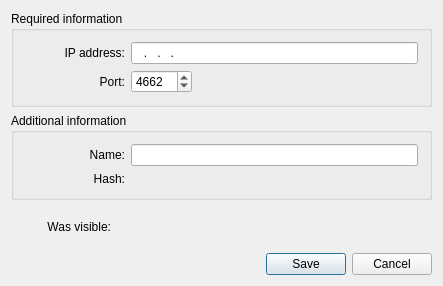
<?xml version="1.0" encoding="UTF-8"?>
<ui version="4.0">
 <class>add_friend</class>
 <widget class="QDialog" name="add_friend">
  <property name="geometry">
   <rect>
    <x>0</x>
    <y>0</y>
    <width>443</width>
    <height>286</height>
   </rect>
  </property>
  <property name="sizePolicy">
   <sizepolicy hsizetype="Fixed" vsizetype="Fixed">
    <horstretch>0</horstretch>
    <verstretch>0</verstretch>
   </sizepolicy>
  </property>
  <property name="minimumSize">
   <size>
    <width>443</width>
    <height>286</height>
   </size>
  </property>
  <property name="maximumSize">
   <size>
    <width>443</width>
    <height>286</height>
   </size>
  </property>
  <property name="windowTitle">
   <string>Add...</string>
  </property>
  <property name="windowIcon">
   <iconset resource="Icons/emule/emule.qrc">
    <normaloff>:/emule/users/UserAdd.ico</normaloff>:/emule/users/UserAdd.ico</iconset>
  </property>
  <layout class="QVBoxLayout" name="verticalLayout_3">
   <item>
    <widget class="QGroupBox" name="groupBox_4">
     <property name="title">
      <string>Required information</string>
     </property>
     <layout class="QVBoxLayout" name="verticalLayout">
      <item>
       <layout class="QHBoxLayout" name="horizontalLayout_2">
        <item>
         <widget class="QLabel" name="label">
          <property name="minimumSize">
           <size>
            <width>100</width>
            <height>0</height>
           </size>
          </property>
          <property name="maximumSize">
           <size>
            <width>100</width>
            <height>16777215</height>
           </size>
          </property>
          <property name="text">
           <string>IP address:</string>
          </property>
          <property name="alignment">
           <set>Qt::AlignRight|Qt::AlignTrailing|Qt::AlignVCenter</set>
          </property>
         </widget>
        </item>
        <item>
         <widget class="QLineEdit" name="editIP">
          <property name="sizePolicy">
           <sizepolicy hsizetype="Expanding" vsizetype="Preferred">
            <horstretch>0</horstretch>
            <verstretch>0</verstretch>
           </sizepolicy>
          </property>
          <property name="inputMask">
           <string notr="true">009.009.009.009; </string>
          </property>
         </widget>
        </item>
       </layout>
      </item>
      <item>
       <layout class="QHBoxLayout" name="horizontalLayout_4">
        <item>
         <widget class="QLabel" name="label_2">
          <property name="minimumSize">
           <size>
            <width>100</width>
            <height>0</height>
           </size>
          </property>
          <property name="maximumSize">
           <size>
            <width>100</width>
            <height>16777215</height>
           </size>
          </property>
          <property name="text">
           <string>Port:</string>
          </property>
          <property name="alignment">
           <set>Qt::AlignRight|Qt::AlignTrailing|Qt::AlignVCenter</set>
          </property>
         </widget>
        </item>
        <item>
         <widget class="QSpinBox" name="spinPort">
          <property name="minimum">
           <number>1024</number>
          </property>
          <property name="maximum">
           <number>65536</number>
          </property>
          <property name="value">
           <number>4662</number>
          </property>
         </widget>
        </item>
        <item>
         <spacer name="horizontalSpacer">
          <property name="orientation">
           <enum>Qt::Horizontal</enum>
          </property>
          <property name="sizeHint" stdset="0">
           <size>
            <width>40</width>
            <height>20</height>
           </size>
          </property>
         </spacer>
        </item>
       </layout>
      </item>
     </layout>
    </widget>
   </item>
   <item>
    <widget class="QGroupBox" name="groupBox">
     <property name="title">
      <string>Additional information</string>
     </property>
     <layout class="QVBoxLayout" name="verticalLayout_2">
      <item>
       <layout class="QHBoxLayout" name="horizontalLayout_3">
        <item>
         <widget class="QLabel" name="label_3">
          <property name="minimumSize">
           <size>
            <width>100</width>
            <height>0</height>
           </size>
          </property>
          <property name="maximumSize">
           <size>
            <width>100</width>
            <height>16777215</height>
           </size>
          </property>
          <property name="text">
           <string>Name:</string>
          </property>
          <property name="alignment">
           <set>Qt::AlignRight|Qt::AlignTrailing|Qt::AlignVCenter</set>
          </property>
         </widget>
        </item>
        <item>
         <widget class="QLineEdit" name="editName">
          <property name="sizePolicy">
           <sizepolicy hsizetype="Expanding" vsizetype="Preferred">
            <horstretch>0</horstretch>
            <verstretch>0</verstretch>
           </sizepolicy>
          </property>
         </widget>
        </item>
       </layout>
      </item>
      <item>
       <layout class="QHBoxLayout" name="horizontalLayout_5">
        <item>
         <widget class="QLabel" name="label_4">
          <property name="minimumSize">
           <size>
            <width>100</width>
            <height>0</height>
           </size>
          </property>
          <property name="maximumSize">
           <size>
            <width>100</width>
            <height>16777215</height>
           </size>
          </property>
          <property name="text">
           <string>Hash:</string>
          </property>
          <property name="alignment">
           <set>Qt::AlignRight|Qt::AlignTrailing|Qt::AlignVCenter</set>
          </property>
         </widget>
        </item>
        <item>
         <widget class="QLabel" name="userHash">
          <property name="text">
           <string/>
          </property>
         </widget>
        </item>
       </layout>
      </item>
     </layout>
    </widget>
   </item>
   <item>
    <layout class="QHBoxLayout" name="horizontalLayout_6">
     <item>
      <widget class="QLabel" name="label_5">
       <property name="minimumSize">
        <size>
         <width>100</width>
         <height>0</height>
        </size>
       </property>
       <property name="maximumSize">
        <size>
         <width>100</width>
         <height>16777215</height>
        </size>
       </property>
       <property name="text">
        <string>Was visible:</string>
       </property>
       <property name="alignment">
        <set>Qt::AlignRight|Qt::AlignTrailing|Qt::AlignVCenter</set>
       </property>
      </widget>
     </item>
     <item>
      <widget class="QLabel" name="userVisible">
       <property name="sizePolicy">
        <sizepolicy hsizetype="Preferred" vsizetype="Preferred">
         <horstretch>0</horstretch>
         <verstretch>0</verstretch>
        </sizepolicy>
       </property>
       <property name="text">
        <string/>
       </property>
      </widget>
     </item>
    </layout>
   </item>
   <item>
    <widget class="QDialogButtonBox" name="buttonBox">
     <property name="enabled">
      <bool>true</bool>
     </property>
     <property name="standardButtons">
      <set>QDialogButtonBox::Cancel|QDialogButtonBox::Save</set>
     </property>
    </widget>
   </item>
  </layout>
 </widget>
 <layoutdefault spacing="6" margin="11"/>
 <resources>
  <include location="Icons/emule/emule.qrc"/>
 </resources>
 <connections/>
</ui>
